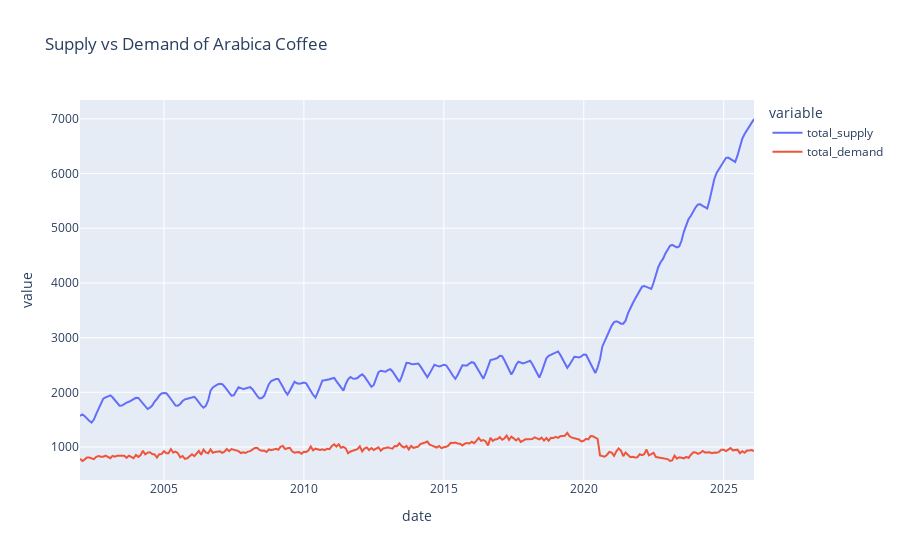

The code cell stored with this chart in its notebook:
### Markdown cell above
### Basic Data Visualization

### Code cell
## Supply and Demand Graph
# Note: coffee_type_id = 1 is Arabica, coffee_type_id = 2 is Robusta
px.line(SND_df[SND_df["coffee_type_id"] == 1], x = 'date', y = ['total_supply', 'total_demand'], title = 'Supply vs Demand of Arabica Coffee')

### Figure 1 — Plotly figure (JSON) as saved in the notebook; plotly's stock layout.template omitted (floating-point values rounded to 4 significant figures; data arrays with more than 128 entries replaced by an {"elided": "..."} marker saying what was removed)
{"data": [{"hovertemplate": "variable=total_supply<br>date=%{x}<br>value=%{y}<extra></extra>", "legendgroup": "total_supply", "line": {"color": "#636efa", "dash": "solid"}, "marker": {"symbol": "circle"}, "mode": "lines", "name": "total_supply", "orientation": "v", "showlegend": true, "type": "scatter", "x": {"elided": "290 str values"}, "xaxis": "x", "y": {"elided": "290 float values"}, "yaxis": "y"}, {"hovertemplate": "variable=total_demand<br>date=%{x}<br>value=%{y}<extra></extra>", "legendgroup": "total_demand", "line": {"color": "#EF553B", "dash": "solid"}, "marker": {"symbol": "circle"}, "mode": "lines", "name": "total_demand", "orientation": "v", "showlegend": true, "type": "scatter", "x": {"elided": "290 str values"}, "xaxis": "x", "y": {"elided": "290 float values"}, "yaxis": "y"}], "layout": {"legend": {"title": {"text": "variable"}, "tracegroupgap": 0}, "title": {"text": "Supply vs Demand of Arabica Coffee"}, "xaxis": {"anchor": "y", "domain": [0, 1], "title": {"text": "date"}}, "yaxis": {"anchor": "x", "domain": [0, 1], "title": {"text": "value"}}}}
